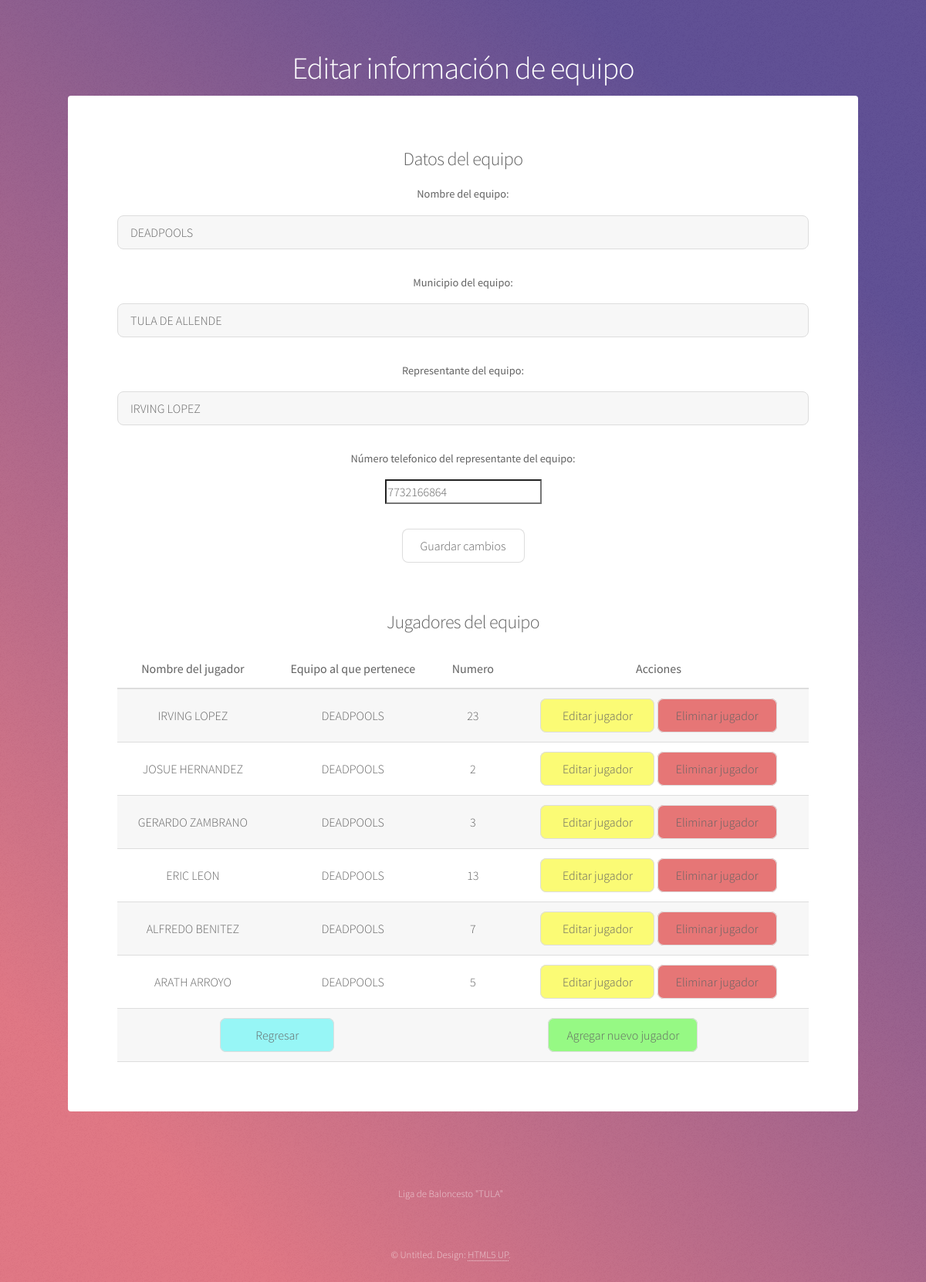
Screenshot of /editar-equipo-unico.php?nombre_equipo=DEADPOOLS&id_equipo=1 with the database file from the repository.
### tables this page shows
CREATE TABLE equipos (nombre_equipo STRING, municpio_equipo STRING, nombre_encargado STRING, telefono_equipo STRING);

CREATE TABLE jugadores (nombre_jugador STRING, numero_jugador STRING, equipo STRING);

### editar-equipo-unico.php (the view, shortened to what this page needs)
<!DOCTYPE HTML>
<html>
	<head>
		<link rel="stylesheet" href="assets/css/main.css" />
	</head>
	<body class="is-preload">
			<div id="wrapper">
					<header id="header">
						<h1>Editar información de equipo</h1>
					</header>
					<div id="main">
							<section id="content" class="main">
								<center><h2>Datos del equipo</h2>
		<?php
			include 'base_datos.php';
		 	$nombre = $_GET['id_equipo'];
			$sql = "SELECT rowid, * FROM equipos WHERE rowid = '".$nombre."'";
			$query = $db->query($sql);
			$row = $query->fetchArray();
		?>
		<form method="POST">
	<p>
		<label >Nombre del equipo:</label>
		<input type="text"  name="nombre_equipo" value="<?php echo $row['nombre_equipo']; ?> " readonly>
	</p>
	<p>
		<label >Municipio del equipo:</label>
		<input type="text"  name="municpio_equipo" value="<?php echo $row['municpio_equipo']; ?>">
	</p>
	<p>
		<label>Representante del equipo:</label>
		<input type="text"  name="nombre_encargado" value="<?php echo $row['nombre_encargado']; ?>">
	</p>
	<p>
		<label>Número telefonico del representante del equipo:</label>
		<input type="number"  name="telefono_encargado" value="<?php echo $row['telefono_equipo']; ?>">
	</p>
	<input type="submit" name="save" value="Guardar cambios">
</form>
<br>
									<center><h2>Jugadores del equipo</h2>
									<table>
										<thead>
											<td><b><center>Nombre del jugador</b></td>
											<td><b><center>Equipo al que pertenece</b></td>
											<td><b><center>Numero</b></td>
											<td><b><center>Acciones</b></td>
										</thead>
	<tbody>
		<?php
			include 'jugadores_base.php';
 			$nombre2 = $_GET['nombre_equipo'];
			$sql2 = "SELECT rowid, * FROM jugadores WHERE equipo = '".$nombre2."'";
			$query2 = $db->query($sql2);
			while($row2 = $query2->fetchArray()){
				echo "
					<tr>
						<td><center>".$row2['nombre_jugador']."</td>
						<td><center>".$row2['equipo']."</td>
						<td><center>".$row2['numero_jugador']."</td>
						<td><center>
						<input type='button' value='Editar jugador' style='background-color:#FBFB75' class='button button5'  onclick=location.href='editar-jugador.php?id_jugador=".$row2['rowid']."'>
						<input type='button' value='Eliminar jugador' style='background-color:#E67676' class='button button5'  onclick=location.href='eliminar-jugador.php?id_jugador=".$row2['rowid']."'>
						</td>
					</tr>
				";
			}
		?>
		<tr>
			<td colspan="2"><center><input type="button" value="Regresar"  style='background-color:#97F6F6' class='button button5' onclick=location.href="editar-equipo.php"></center></td>
			<td colspan="2"><center><input type="button" value="Agregar nuevo jugador"  style='background-color:#96F984' class='button button5' onclick=location.href="nuevo-jugador.php?equipo=<?php echo $nombre2;?>"></center></td>
	</tbody>
										</table>
							</section>
					</div>
					<footer id="footer">
						<p class="copyright">Liga de Baloncesto "TULA"</p>
						<p class="copyright">&copy; Untitled. Design: <a href="https://html5up.net">HTML5 UP</a>.</p>
					</footer>
			</div>
	</body>
</html>

### rows the page displays
equipos: nombre_equipo "DEADPOOLS", municpio_equipo "TULA DE ALLENDE", nombre_encargado "IRVING LOPEZ", telefono_encargado "7732166864"
jugadores: nombre_jugador "IRVING LOPEZ", equipo "DEADPOOLS", numero_jugador "23"
jugadores: nombre_jugador "JOSUE HERNANDEZ", equipo "DEADPOOLS", numero_jugador "2"
jugadores: nombre_jugador "GERARDO ZAMBRANO", equipo "DEADPOOLS", numero_jugador "3"
jugadores: nombre_jugador "ERIC LEON", equipo "DEADPOOLS", numero_jugador "13"
jugadores: nombre_jugador "ALFREDO BENITEZ", equipo "DEADPOOLS", numero_jugador "7"
jugadores: nombre_jugador "ARATH ARROYO", equipo "DEADPOOLS", numero_jugador "5"
